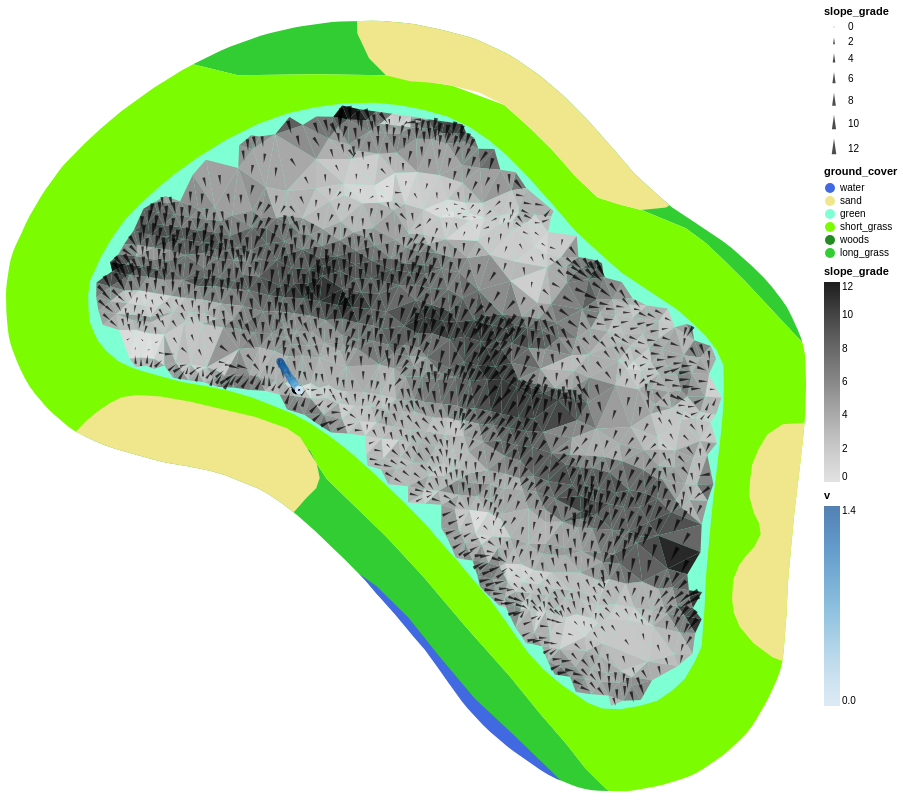

The code cell stored with this chart in its notebook:
### Code cell
surround_features + grades + inclines + hole_plot_exaggerated + sol_points

### Figure 1 — Vega-Lite specification as saved in the notebook (floating-point values rounded to 4 significant figures; data arrays with more than 128 entries replaced by an {"elided": "..."} marker saying what was removed)
{"$schema": "https://vega.github.io/schema/vega-lite/v4.17.0.json", "config": {"view": {"continuousHeight": 300, "continuousWidth": 400}}, "datasets": {"data-28da1a83565d5d9b6e7c0148d956bde2": [{"geometry": {"coordinates": [[[-680.7, -339.5], [-680.7, -339.6], [-680.7, -339.6], [-680.8, -339.7], [-680.8, -339.7], [-680.8, -339.7], [-680.9, -339.8], [-680.9, -339.8], [-681, -339.8], [-681.1, -339.8], [-681.1, -339.8], [-681.2, -339.7], [-681.2, -339.7], [-681.2, -339.7], [-681.3, -339.6], [-681.3, -339.6], [-681.3, -339.5], [-681.3, -339.4], [-681.3, -339.4], [-681.2, -339.3], [-681.2, -339.3], [-681.2, -339.3], [-681.1, -339.2], [-681.1, -339.2], [-681, -339.2], [-680.9, -339.2], [-680.9, -339.2], [-680.8, -339.3], [-680.8, -339.3], [-680.8, -339.3], [-680.7, -339.4], [-680.7, -339.4], [-680.7, -339.5]]], "type": "Polygon"}, "type": "Feature"}], "data-37b63d5590ff52be318efc51c3a47dd2": {"elided": "1467 records"}, "data-bb162885a80b26ea2259b01bc2726094": [{"course_area": "general_area", "geometry": {"coordinates": [[[-693.4, -342.0], [-686.2, -341.1], [-680.2, -343.2], [-679.8, -344.0], [-679.2, -344.9], [-677.7, -346.4], [-675.6, -348.4], [-673.3, -350.9], [-670.7, -353.9], [-668.1, -356.9], [-666.2, -359.2], [-664.6, -361.0], [-663.4, -362.5], [-662.2, -363.8], [-661.9, -363.9], [-662.6, -363.9], [-663.0, -363.9], [-663.4, -363.8], [-663.9, -363.7], [-664.3, -363.6], [-665.2, -363.2], [-665.4, -363.1], [-670.3, -358.4], [-674.4, -353.4], [-676.1, -351.9], [-676.8, -351.1], [-678.1, -349.8], [-679.0, -349.0], [-679.0, -349.0], [-679.9, -348.1], [-681.0, -347.1], [-681.9, -346.4], [-682.7, -345.9], [-683.4, -345.5], [-684.4, -345.1], [-685.3, -344.7], [-686.3, -344.5], [-687.5, -344.2], [-688.8, -344.0], [-689.3, -343.9], [-690.5, -343.5], [-691.7, -343.2], [-692.0, -343.1], [-692.7, -342.9], [-693.2, -342.7], [-693.9, -342.3], [-693.4, -342.0]]], "type": "Polygon"}, "ground_cover": "long_grass", "name": "rough", "type": "Feature"}, {"course_area": "general_area", "geometry": {"coordinates": [[[-651.4, -335.4], [-653.7, -333.0], [-655.1, -331.6], [-656.1, -330.6], [-657.3, -329.7], [-660.0, -328.6], [-668.4, -321.4], [-675.6, -320.4], [-679.8, -320.3], [-684.6, -320.4], [-687.3, -319.7], [-685.6, -318.9], [-685.0, -318.6], [-683.2, -318.0], [-682.6, -317.8], [-681.1, -317.5], [-680.6, -317.4], [-678.8, -317.2], [-678.3, -317.1], [-676.4, -317.1], [-675.8, -317.1], [-674.2, -317.2], [-673.7, -317.3], [-672.3, -317.6], [-672.0, -317.7], [-670.6, -318.1], [-670.1, -318.2], [-669.7, -318.4], [-668.3, -319.0], [-668.0, -319.2], [-667.6, -319.4], [-666.4, -320.3], [-666.0, -320.6], [-664.9, -321.5], [-664.6, -321.8], [-663.4, -323.0], [-663.2, -323.2], [-661.6, -325.0], [-661.6, -325.1], [-660.4, -326.4], [-659.2, -327.5], [-658.2, -328.4], [-656.7, -329.4], [-655.1, -330.5], [-654.6, -330.9], [-653.5, -331.8], [-653.3, -332.0], [-652.6, -332.7], [-652.1, -333.2], [-651.5, -334.1], [-651.2, -334.5], [-650.9, -335.0], [-650.5, -335.9], [-650.3, -336.4], [-650.2, -336.6], [-651.4, -335.4]]], "type": "Polygon"}, "ground_cover": "long_grass", "name": "rough", "type": "Feature"}, {"course_area": "general_area", "geometry": {"coordinates": {"elided": "1x116x2 float values"}, "type": "Polygon"}, "ground_cover": "short_grass", "name": "fairway", "type": "Feature"}, {"course_area": "putting_green", "geometry": {"coordinates": {"elided": "1x82x2 float values"}, "type": "Polygon"}, "ground_cover": "green", "name": "green", "type": "Feature"}, {"course_area": "bunker", "geometry": {"coordinates": [[[-654.1, -350.2], [-653.6, -349.5], [-653.1, -349.1], [-652.8, -348.3], [-652.9, -347.6], [-653.2, -347.0], [-653.5, -346.0], [-653.4, -345.0], [-653.3, -344.1], [-652.9, -343.2], [-652.4, -342.2], [-651.4, -341.6], [-650.1, -341.5], [-650.2, -342.4], [-650.2, -342.5], [-650.4, -344.7], [-650.4, -344.7], [-650.7, -347.0], [-650.9, -349.3], [-651.1, -351.2], [-651.2, -353.1], [-651.2, -353.3], [-651.4, -355.5], [-651.4, -356.0], [-652.0, -355.8], [-653.2, -354.9], [-654.0, -353.9], [-654.4, -353.1], [-654.5, -352.2], [-654.4, -351.0], [-654.1, -350.2]]], "type": "Polygon"}, "ground_cover": "sand", "name": "bunkers", "type": "Feature"}, {"course_area": "bunker", "geometry": {"coordinates": [[[-694.4, -342.0], [-693.7, -341.4], [-693.0, -340.8], [-692.3, -340.3], [-691.6, -340.0], [-690.7, -339.8], [-689.3, -339.9], [-687.5, -340.2], [-685.4, -340.7], [-683.5, -341.2], [-681.6, -341.9], [-680.8, -342.4], [-679.8, -344.0], [-679.6, -344.9], [-679.8, -345.5], [-680.4, -346.1], [-681.1, -346.9], [-681.2, -347.0], [-681.9, -346.4], [-682.7, -345.9], [-683.4, -345.5], [-684.4, -345.1], [-685.3, -344.7], [-686.3, -344.5], [-687.5, -344.2], [-688.8, -344.0], [-689.3, -343.9], [-690.5, -343.5], [-691.7, -343.2], [-692.0, -343.1], [-692.7, -342.9], [-693.2, -342.7], [-694.0, -342.3], [-694.4, -342.1], [-694.4, -342.0]]], "type": "Polygon"}, "ground_cover": "sand", "name": "bunkers", "type": "Feature"}, {"course_area": "bunker", "geometry": {"coordinates": [[[-658.5, -328.4], [-660.0, -328.6], [-661.3, -328.3], [-662.7, -327.8], [-664.0, -326.6], [-665.4, -325.0], [-666.8, -323.6], [-668.4, -322.2], [-669.9, -321.4], [-671.5, -321.0], [-672.7, -320.8], [-674.1, -320.8], [-675.6, -320.4], [-676.6, -319.4], [-677.3, -317.9], [-677.3, -317.1], [-676.4, -317.1], [-675.8, -317.1], [-674.2, -317.2], [-673.7, -317.3], [-672.3, -317.6], [-672.0, -317.7], [-670.6, -318.1], [-670.1, -318.2], [-669.7, -318.4], [-668.3, -319.0], [-668.0, -319.2], [-667.6, -319.4], [-666.4, -320.3], [-666.0, -320.6], [-664.9, -321.5], [-664.6, -321.8], [-663.4, -323.0], [-663.2, -323.2], [-661.6, -325.0], [-661.6, -325.1], [-660.4, -326.4], [-659.2, -327.5], [-658.3, -328.3], [-658.5, -328.4]]], "type": "Polygon"}, "ground_cover": "sand", "name": "bunkers", "type": "Feature"}, {"course_area": "penalty_area", "geometry": {"coordinates": [[[-676.1, -351.5], [-674.2, -353.4], [-672.3, -355.7], [-670.2, -358.3], [-667.8, -360.5], [-665.5, -362.7], [-664.9, -363.3], [-665.2, -363.2], [-665.7, -362.9], [-666.2, -362.7], [-667.8, -361.5], [-668.2, -361.2], [-669.2, -360.3], [-669.7, -359.9], [-670.6, -358.9], [-670.9, -358.5], [-671.6, -357.5], [-671.7, -357.5], [-672.4, -356.4], [-673.2, -355.3], [-673.9, -354.5], [-674.0, -354.4], [-675.0, -353.2], [-676.0, -352.1], [-676.0, -352.0], [-676.8, -351.1], [-677.2, -350.7], [-676.1, -351.5]]], "type": "Polygon"}, "ground_cover": "water", "name": "water_hazard", "type": "Feature"}], "data-c2d520223d2fbdb7929d941c837468f8": [{"t": 0, "v": 1.404, "vx": 0.7121, "vy": -1.21, "x": -682, "y": -337.8}, {"t": 0.09979, "v": 1.365, "vx": 0.6952, "vy": -1.174, "x": -681.9, "y": -337.9}, {"t": 0.1996, "v": 1.325, "vx": 0.6782, "vy": -1.138, "x": -681.9, "y": -338.0}, {"t": 0.3038, "v": 1.283, "vx": 0.6617, "vy": -1.099, "x": -681.8, "y": -338.1}, {"t": 0.408, "v": 1.241, "vx": 0.6464, "vy": -1.059, "x": -681.7, "y": -338.3}, {"t": 0.5121, "v": 1.199, "vx": 0.6309, "vy": -1.02, "x": -681.7, "y": -338.4}, {"t": 0.7205, "v": 1.113, "vx": 0.6011, "vy": -0.9366, "x": -681.5, "y": -338.6}, {"t": 0.9289, "v": 1.024, "vx": 0.5718, "vy": -0.85, "x": -681.4, "y": -338.8}, {"t": 1.137, "v": 0.9355, "vx": 0.5406, "vy": -0.7635, "x": -681.3, "y": -338.9}, {"t": 1.16, "v": 0.9256, "vx": 0.537, "vy": -0.754, "x": -681.3, "y": -338.9}, {"t": 1.183, "v": 0.9158, "vx": 0.5334, "vy": -0.7444, "x": -681.3, "y": -339.0}, {"t": 1.193, "v": 0.9118, "vx": 0.5319, "vy": -0.7406, "x": -681.3, "y": -339.0}, {"t": 1.202, "v": 0.9079, "vx": 0.5304, "vy": -0.7368, "x": -681.3, "y": -339.0}, {"t": 1.22, "v": 0.899, "vx": 0.526, "vy": -0.7291, "x": -681.2, "y": -339.0}, {"t": 1.239, "v": 0.8893, "vx": 0.5201, "vy": -0.7213, "x": -681.2, "y": -339.0}, {"t": 1.257, "v": 0.8795, "vx": 0.5141, "vy": -0.7136, "x": -681.2, "y": -339.0}, {"t": 1.441, "v": 0.782, "vx": 0.4549, "vy": -0.6361, "x": -681.1, "y": -339.1}, {"t": 1.445, "v": 0.78, "vx": 0.4537, "vy": -0.6345, "x": -681.1, "y": -339.1}, {"t": 1.449, "v": 0.7779, "vx": 0.4526, "vy": -0.6327, "x": -681.1, "y": -339.1}, {"t": 1.452, "v": 0.7757, "vx": 0.4515, "vy": -0.6308, "x": -681.1, "y": -339.1}, {"t": 1.456, "v": 0.7736, "vx": 0.4504, "vy": -0.629, "x": -681.1, "y": -339.1}, {"t": 1.46, "v": 0.7714, "vx": 0.4493, "vy": -0.6271, "x": -681.1, "y": -339.2}, {"t": 1.467, "v": 0.7671, "vx": 0.4471, "vy": -0.6234, "x": -681.1, "y": -339.2}, {"t": 1.475, "v": 0.7628, "vx": 0.4448, "vy": -0.6197, "x": -681.1, "y": -339.2}, {"t": 1.482, "v": 0.7585, "vx": 0.4426, "vy": -0.616, "x": -681.1, "y": -339.2}, {"t": 1.556, "v": 0.7156, "vx": 0.4204, "vy": -0.5791, "x": -681.1, "y": -339.2}, {"t": 1.629, "v": 0.6726, "vx": 0.3979, "vy": -0.5423, "x": -681.1, "y": -339.2}, {"t": 1.703, "v": 0.6297, "vx": 0.3753, "vy": -0.5056, "x": -681.0, "y": -339.3}, {"t": 1.777, "v": 0.5866, "vx": 0.3523, "vy": -0.4691, "x": -681.0, "y": -339.3}, {"t": 2.211, "v": 0.3329, "vx": 0.2114, "vy": -0.2572, "x": -680.9, "y": -339.5}, {"t": 2.32, "v": 0.2694, "vx": 0.1742, "vy": -0.2054, "x": -680.9, "y": -339.5}, {"t": 2.428, "v": 0.2057, "vx": 0.136, "vy": -0.1543, "x": -680.8, "y": -339.5}, {"t": 2.537, "v": 0.1419, "vx": 0.09645, "vy": -0.1041, "x": -680.8, "y": -339.5}, {"t": 2.564, "v": 0.126, "vx": 0.08632, "vy": -0.09176, "x": -680.8, "y": -339.5}, {"t": 2.591, "v": 0.1101, "vx": 0.07586, "vy": -0.07974, "x": -680.8, "y": -339.5}, {"t": 2.618, "v": 0.09421, "vx": 0.065, "vy": -0.0682, "x": -680.8, "y": -339.5}, {"t": 2.645, "v": 0.07835, "vx": 0.05416, "vy": -0.05662, "x": -680.8, "y": -339.5}, {"t": 2.699, "v": 0.04663, "vx": 0.03242, "vy": -0.03352, "x": -680.8, "y": -339.6}, {"t": 2.713, "v": 0.0387, "vx": 0.02696, "vy": -0.02777, "x": -680.8, "y": -339.6}, {"t": 2.727, "v": 0.03077, "vx": 0.02148, "vy": -0.02204, "x": -680.8, "y": -339.6}, {"t": 2.74, "v": 0.02284, "vx": 0.01599, "vy": -0.01632, "x": -680.8, "y": -339.6}, {"t": 2.76, "v": 0.01148, "vx": 0.008082, "vy": -0.008155, "x": -680.8, "y": -339.6}, {"t": 2.764, "v": 0.008642, "vx": 0.006097, "vy": -0.006124, "x": -680.8, "y": -339.6}, {"t": 2.769, "v": 0.005801, "vx": 0.004105, "vy": -0.0041, "x": -680.8, "y": -339.6}, {"t": 2.774, "v": 0.002961, "vx": 0.002104, "vy": -0.002083, "x": -680.8, "y": -339.6}, {"t": 2.777, "v": 0.00148, "vx": 0.001057, "vy": -0.001036, "x": -680.8, "y": -339.6}, {"t": 2.777, "v": 0.00111, "vx": 0.0007942, "vy": -0.0007758, "x": -680.8, "y": -339.6}, {"t": 2.778, "v": 0.001, "vx": 0.0007157, "vy": -0.0006984, "x": -680.8, "y": -339.6}]}, "layer": [{"data": {"name": "data-bb162885a80b26ea2259b01bc2726094"}, "encoding": {"color": {"field": "ground_cover", "scale": {"domain": ["water", "sand", "green", "short_grass", "woods", "long_grass"], "range": ["RoyalBlue", "Khaki", "Aquamarine", "LawnGreen", "ForestGreen", "LimeGreen"]}, "type": "nominal"}, "tooltip": [{"field": "name", "type": "nominal"}, {"field": "ground_cover", "type": "nominal"}, {"field": "course_area", "type": "nominal"}]}, "mark": "geoshape", "projection": {"reflectY": true, "type": "identity"}}, {"data": {"name": "data-37b63d5590ff52be318efc51c3a47dd2"}, "encoding": {"color": {"field": "slope_grade", "scale": {"domain": [0, 12], "scheme": "greys"}, "type": "quantitative"}}, "mark": {"color": "lightgray", "filled": true, "type": "geoshape"}, "projection": {"reflectY": true, "type": "identity"}}, {"data": {"name": "data-37b63d5590ff52be318efc51c3a47dd2"}, "encoding": {"angle": {"field": "slope_heading", "type": "quantitative"}, "color": {"condition": {"selection": "hover", "value": "red"}, "value": "black"}, "latitude": {"field": "y", "type": "quantitative"}, "longitude": {"field": "x", "type": "quantitative"}, "size": {"field": "slope_grade", "type": "quantitative"}, "tooltip": [{"field": "x", "type": "quantitative"}, {"field": "y", "type": "quantitative"}, {"field": "z", "type": "quantitative"}, {"field": "slope_heading", "type": "quantitative"}, {"field": "slope_grade", "type": "quantitative"}]}, "height": 800, "mark": {"filled": true, "shape": "wedge", "type": "point"}, "projection": {"reflectY": true, "type": "identity"}, "selection": {"hover": {"empty": "none", "nearest": true, "on": "mouseover", "type": "single"}}, "width": 800}, {"data": {"name": "data-28da1a83565d5d9b6e7c0148d956bde2"}, "mark": {"color": "black", "type": "geoshape"}}, {"data": {"name": "data-c2d520223d2fbdb7929d941c837468f8"}, "encoding": {"color": {"field": "v", "type": "quantitative"}, "latitude": {"field": "y", "type": "quantitative"}, "longitude": {"field": "x", "type": "quantitative"}}, "mark": {"clip": true, "type": "point"}}]}
